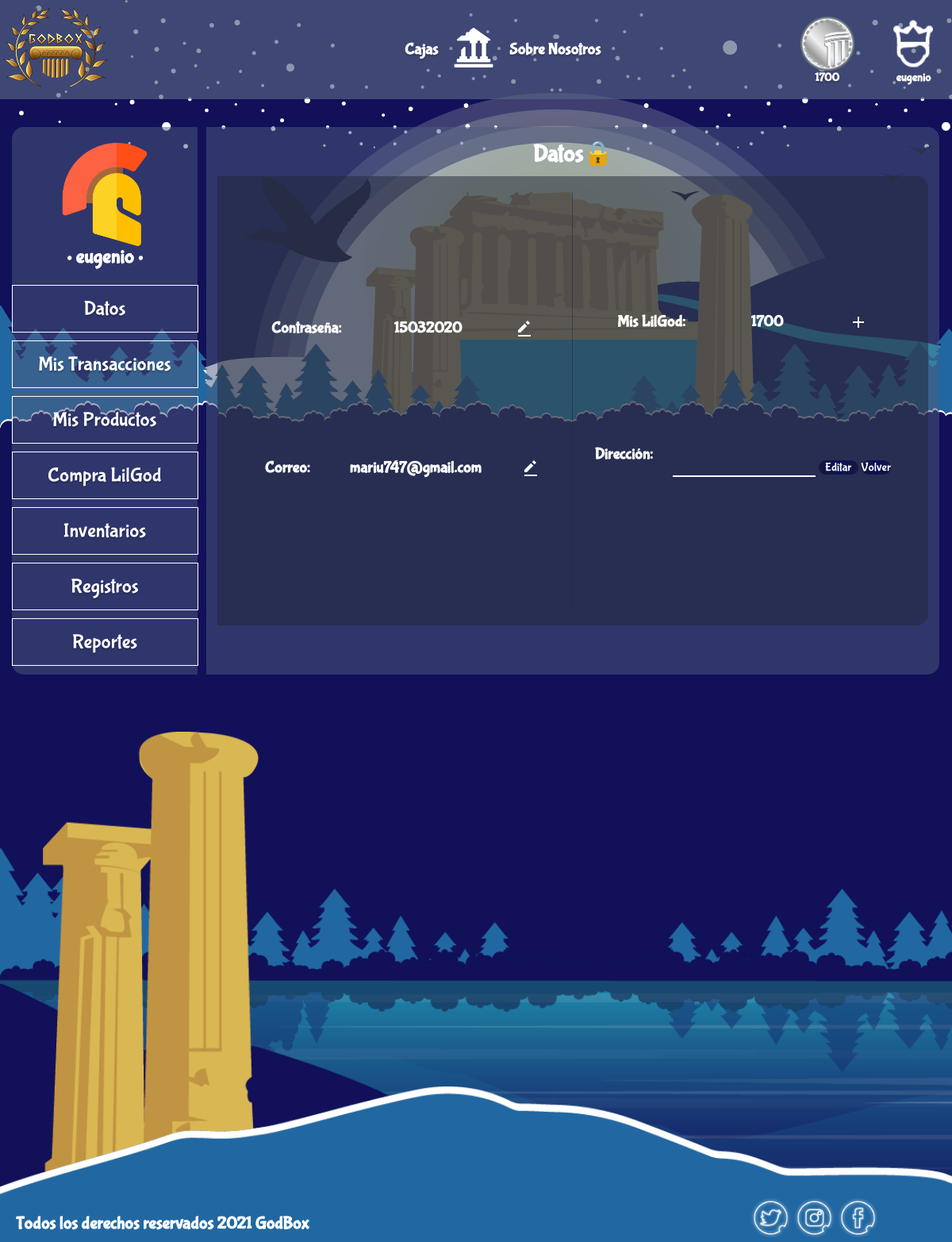
Page /CRUD/update-address-admin.php (signed in) on the committed database.
### tables this page shows
CREATE TABLE `users` (
  `username` varchar(45) NOT NULL,
  `password` varchar(45) NOT NULL,
  `coins` int(11) NOT NULL,
  `id` varchar(45) NOT NULL,
  `email` varchar(45) NOT NULL,
  `address` varchar(45) NOT NULL,
  `birth` varchar(45) NOT NULL,
  `fecha de registro` varchar(11) NOT NULL
);

### model/connect_db.php (called while the page is built, shortened)
<?php
class connect_db {
  var $conection;
  function __construct () {
    $server_conect = "localhost";
    $username = "root";
    $password = "12345678";
    $use_db = "godbox";
    $this->conection = new mysqli($server_conect, $username, $password, $use_db);
  }
  function add_instruc($instruct) {
    return $this->conection->query($instruct);
  }
}
?>

### model/user.php (called while the page is built, shortened)
<?php
  class user {
  private $data_base;
  function __construct() {
    $this->data_base= new connect_db();
  }
    function GetByUsername($username){
      $query_send = "SELECT `username`, `password`, `id`, `email`, `address`, `coins` FROM `users` WHERE  `username` = '$username'";
      $question = $this->data_base->add_instruc($query_send);
      return $question;
    }
    function getCoinsdb($username){
      $query_send = "SELECT `coins` FROM `users` WHERE `username` = '".$username."'";
      $question =  $this->data_base->add_instruc($query_send);
      if(mysqli_num_rows($question) > 0){
         $rows = mysqli_fetch_array($question);
         return $rows['coins'];
      }else {
        return 0;
      }
    }
}
?>

### CRUD/update-address-admin.php (the view, shortened to what this page needs)
<?php
require_once('../controllers/header-controller.php');
require_once('../model/user.php');
?>
<!DOCTYPE html>
<html lang="en">
<head>
  <link rel="stylesheet" href="../css/admin_page.css">
</head>
<body>
       <?php include($header);
       $user = new user;
       $question = $user->GetByUsername($_SESSION['user']);
       while ($row = mysqli_fetch_array($question)):?>
     <main class="container">
        <section class="panel__container">
          <articles class="admin__container">
            <div class="admin__profile">
              <figure class="admin__ico-container">
                <img src="../assets/icons/casco.png" alt="" title="">
              </figure>
              <h4 class="title"><?php echo $_SESSION['user']?></h4>
            </div>
            <div class="select__reports">
                <a href="../view/admin_page.php"><div class="btn__report">Datos</div></a>
                <a href="../view/transaciones_admin.php"><div class="btn__report">Mis Transacciones</div></a>
                <a href="../view/productos_admin.php"><div class="btn__report">Mis Productos</div></a>
                <a href="../view/buy_coins.php"><div class="btn__report">Compra LilGod</div></a>
                <a href="../view/inventarios.php"><div class="btn__report">Inventarios</div></a>
                <a href="../view/registros.php"><div class="btn__report">Registros</div></a>
                <a href="../view/reportes_admin.php"><div class="btn__report">Reportes</div></a>
            </div>
        </articles>
      </section>
      <section class="reports__container">
          <h4 class="title">Datos🔒</h4>
          <div class="put__reports">
            <div class="essencial__crud">
              <div class="crud password">
              <h4>Contraseña:</h4> <h4 class="respuesta"><?php echo $row["password"];?></h4>
                <a href="../CRUD/update-password-admin.php"><img src="../assets/icons/bx-edit-alt.svg" alt="editar" title="editar contraseña"></a>
              </div>
              <div class="crud email">
                <h4>Correo:</h4> <h4 class="respuesta"><?php echo $row["email"];?></h4>
                <a href="../CRUD/update-email-admin.php"><img src="../assets/icons/bx-edit-alt.svg" alt="editar" title="editar correo"></a>
              </div>
            </div>
            <div class="other__crud">
              <div class="crud LilGod">
                <h4>Mis LilGod:</h4> <h4 class="respuesta"><?php echo $row["coins"];?></h4>
                <a href="../view/buy_coins.php"><img src="../assets/icons/outline_add_white_24dp.png" alt="Comprar Más" title="Comprar Más"></a>
              </div>
              <div class="crud address">
              <h4>Dirección:</h4>
                <form method="POST">
                  <input type="text" name="address" value="" maxlength="45" size="45">
                  <input type="submit" class="btn-edit" name="btn-edit" value="Editar">
                  <a href="../view/admin_page.php" class="volver">Volver</a>
              </form>
              </div>
              <?php endwhile ?>
            </div>
          </div>
      </section>
    </main>
    <footer class="footer">
      <h3 class="footer__text">Todos los derechos reservados 2021 GodBox</h3>
      <div class="footer__social-media">
        <div class="footer_img-contaienr"><img src="../assets/icons/twitter.png" alt="twitter"></div>
        <div class="footer_img-contaienr"><img src="../assets/icons/instagram.png" alt="instagram"></div>
        <div class="footer_img-contaienr"><img src="../assets/icons/facebook.png" alt="facebook"></div>
      </div>
    </footer>
</body>
</html>

### partials/header-user.php (shortened to what this page needs)
<?php
    require_once('../model/connect_db.php');
    require_once('../model/user.php');
    $user = new user();
    $username = $_SESSION['user'];
    $coins = $user->getCoinsdb($username);
?>
<header class="header-u">
        <div class="container-header-u">
            <section class="logo-a">
                <img src="../assets/img/Logo-rezised.png" alt="">
            </section>
            <section class="center-title-u">
                <div class="boxes-link-u">
                    <a href="../view/Boxes.php">
                        <h4>Cajas</h4>
                    </a>
                </div>
                <div class="ico-header-u">
                    <a href="../index.php">
                        <img src="../assets/icons/Home.png" alt="">
                    </a>
                </div>
                <div class="about-link-u">
                    <a href="../view/About-us.php">
                        <h4>Sobre Nosotros</h4>
                    </a>
                </div>
            </section>
            <section class="options-u">
                <div class="link-u">
                    <ul class="btn-menu-u">
                    <a href="../view/buy_coins.php">
                        <img src="../assets/icons/coin.png" alt="" class="item-u">
                        <?php echo "<h3 class ='name'>".$coins."</h3>"?>
                    </a>
                    <li class="item-nav"><img src="../assets/icons/user.png" alt="" class="item-u">
                    <?php echo "<h3 class ='name' id='user_username'>".$_SESSION['user']."</h3>"?>
                    </li>
                    </ul>
                </div>
            </section>
        </div>
    </header>

### rows in the picture
users: coins "1700", password "15032020", email "mariu747@gmail.com"

### other values in the picture
$_SESSION['user'] "eugenio"
